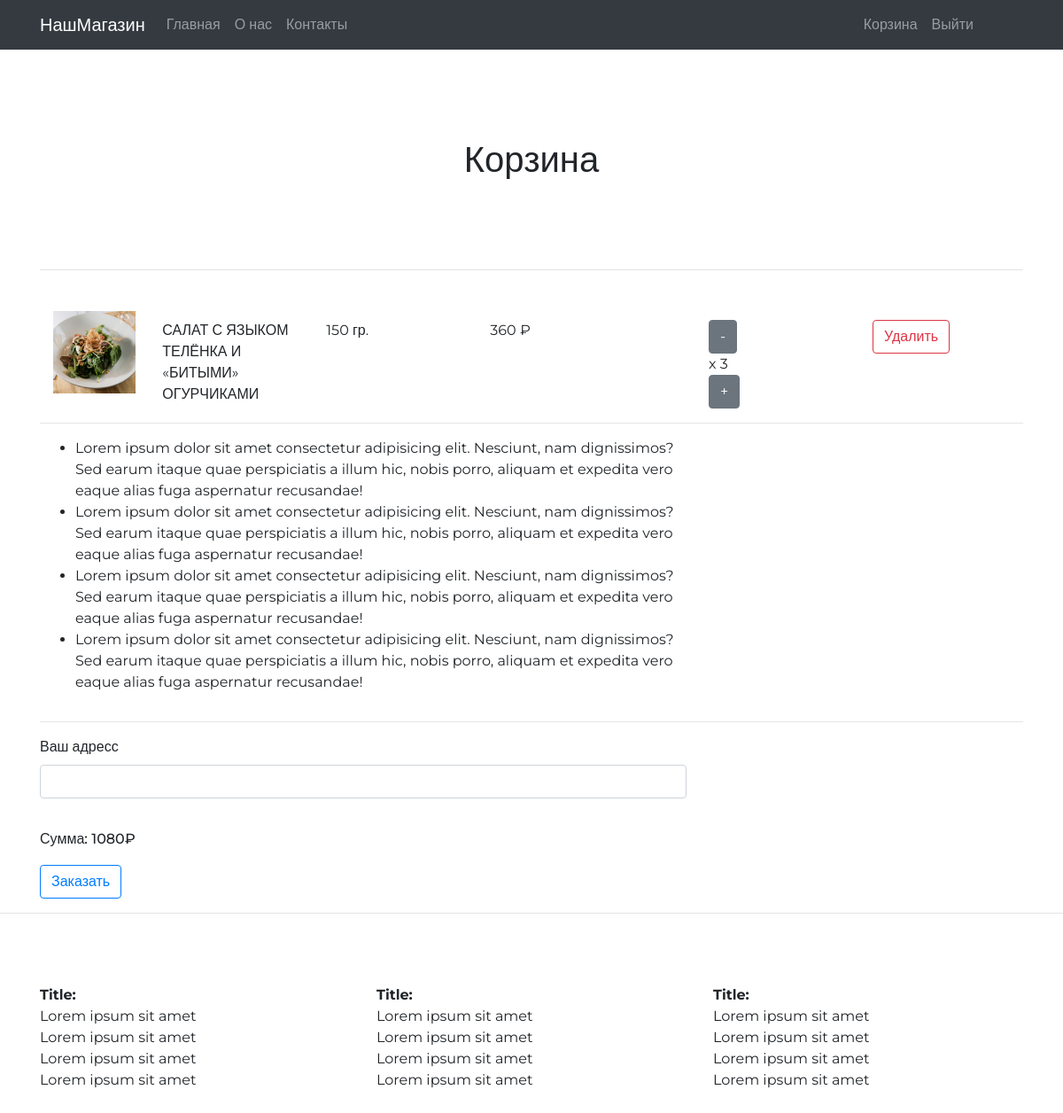
The app's page /basket/ (signed in), older data.
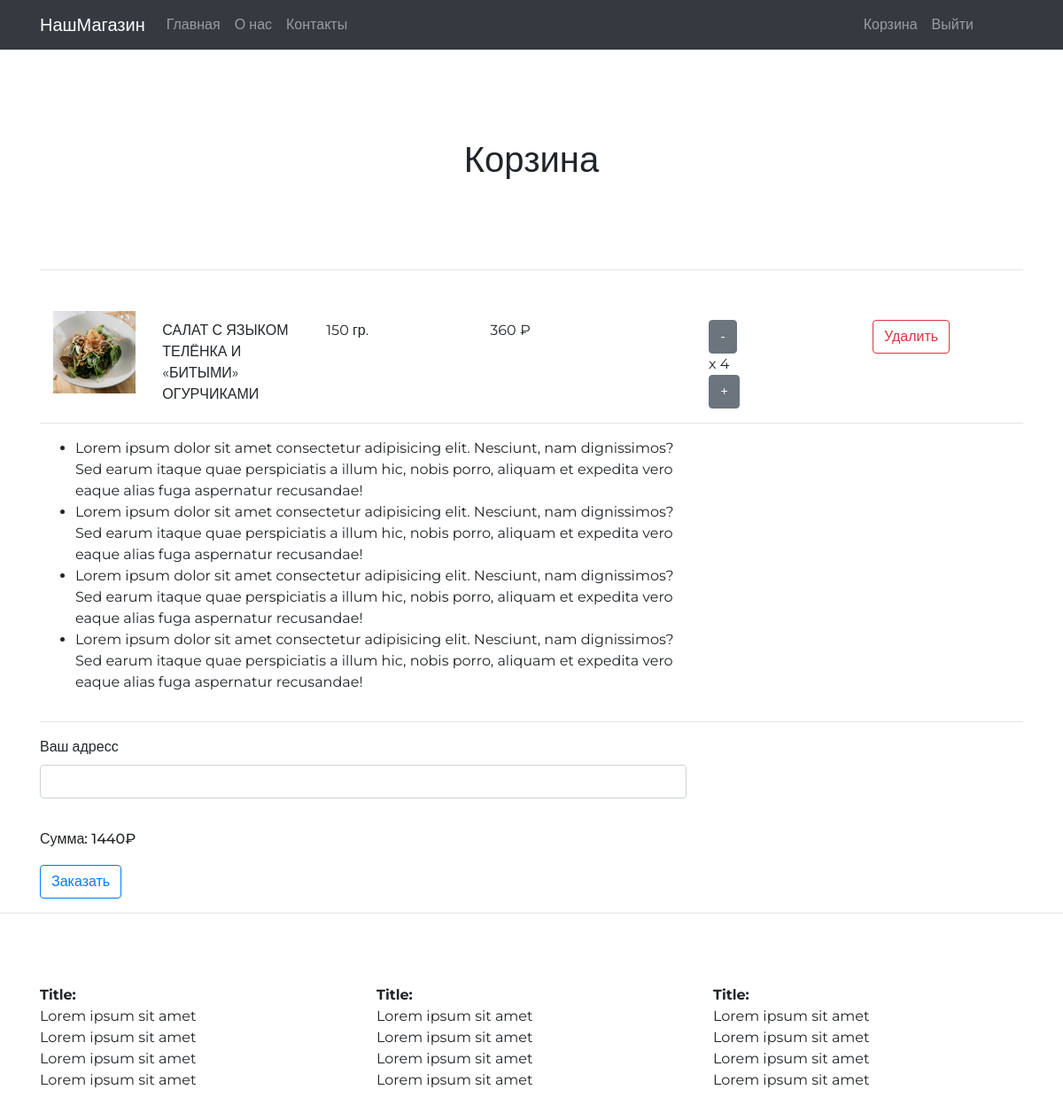
The same page, newer data.
### shop/models.py (models this page shows, shortened)
class BasketsItem(models.Model):
    user = models.ForeignKey(User, on_delete=models.CASCADE)
    product = models.ForeignKey("Product", on_delete=models.CASCADE)
    num = models.IntegerField()

class Product(models.Model):
    name = models.TextField()
    description = models.TextField()
    weight = models.IntegerField()
    price = models.IntegerField()
    category = models.ForeignKey("Category", on_delete=models.CASCADE)
    image = models.ImageField(upload_to='products_pics')

### shop/views.py (the view, shortened to what this page needs)
# urls.py: path('basket/', views.basket, name='basket-page'),
def basket(request):
    basket = Basket.objects.get(user=request.user)
    basket_items = BasketsItem.objects.filter(user=basket.user)
    total_price = 0
    for item in basket_items:
        total_price += item.product.price * item.num
    ctx = {
        'baskets_item' : basket_items,
        'total_price' : total_price,
        'basket' : basket
    }
    return render(request, 'shop/basket.html', context=ctx)

### shop/templates/shop/basket.html (shortened to what the changed rows need)
{% extends 'shop/base.html' %}
{% load static %}
{% block content %}
<div class="container">
    <h1 class="text-center headline">Корзина</h1>
    <div class="row">
        {% for item in baskets_item  %}
        <div class="col-xs-12 col-lg-12 col-md-12">
            <div class="basketProduct">
                    <div class="col-xs-12 col-sm-8">
                        <div class="row">
                            <div class="col-xs-4 col-sm-2">
                                <img style="width: 100%;" class="img-rounded" src="{{ item.product.image.url }}" alt="">
                            </div>
                            <div class="col-xs-6 col-sm-3">
                                <div class="name"><span>{{ item.product.name }}</span></div>
                            </div>
                            <div class="col-xs-6 col-sm-3">
                                <div class="weight"><span>{{ item.product.weight }}</span> гр.</div>
                            </div>
                            <div class="col-xs-6 col-sm-3">
                                <div class="cost"><span>{{ item.product.price }}</span> ₽</div>
                            </div>
                        </div>
                    </div>
                    <div class="col-xs-6 col-sm-4" >
                        <div class="row">
                            <div class="col-xs-6 col-sm-6">
                                <div class="name">
                                    <form method="POST" action="{% url 'basket-page' %}">
                                        <button class="btn btn-secondary">-</button>
                                    </form>
                                    x {{ item.num }}
                                    <form method="POST" action="{% url 'basket-page' %}">
                                        <button class="btn btn-secondary">+</button>
                                    </form>
                                </div>
                            </div>
                            <form method="POST" action="{% url 'basket-page' %}">
                                <div class="col-xs-6 col-sm-6">
                                    <button type="submit" class="btn btn-outline-danger">Удалить</button>
                                </div>
                            </form>
                        </div>
                    </div>
            </div>
        </div>
        {% endfor %}
    </div>
    <div class="order">
        <form action="{% url 'basket-page' %}" method="POST">
        <div class="row">
            <div class="col-xs-2 col-lg-2">
                <h6 class="total_price">Сумма:   {{ total_price }}₽</h6>
            </div>
        </div>
        </form>
    </div>
</div>
{% endblock content %}

Row changes from the older to the newer data that the page shows:
changed BasketsItem "САЛАТ С ЯЗЫКОМ ТЕЛЁНКА И «БИТЫМИ» ОГУРЧИКАМИ": num "3" → "4"
Text that changed along with them:
{{ total_price }}: "1080" → "1440"
